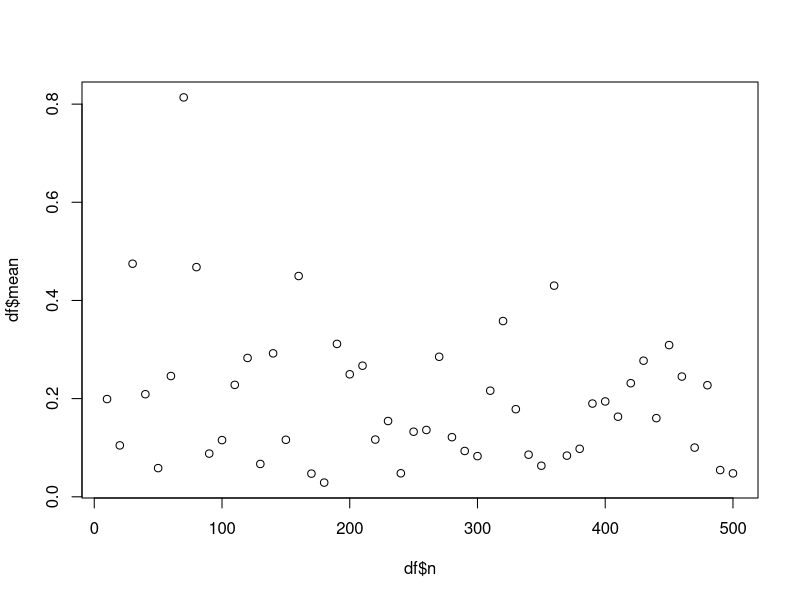
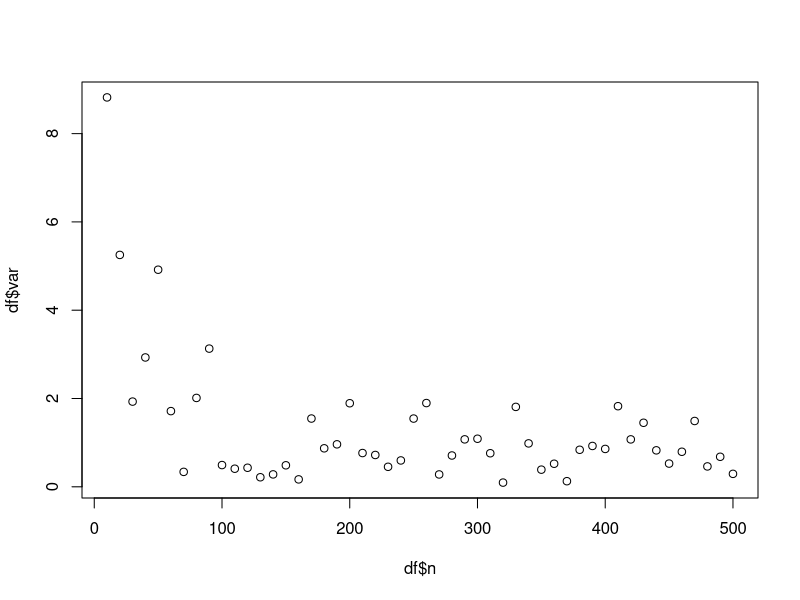
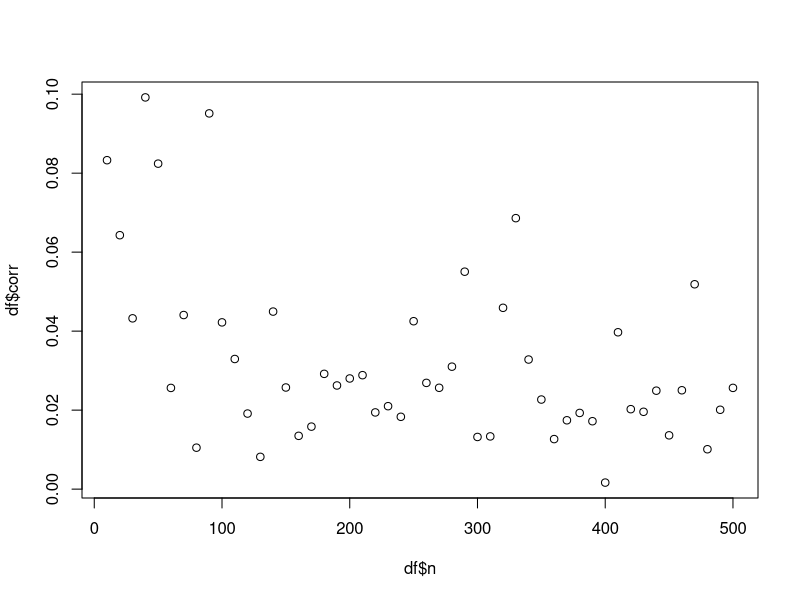
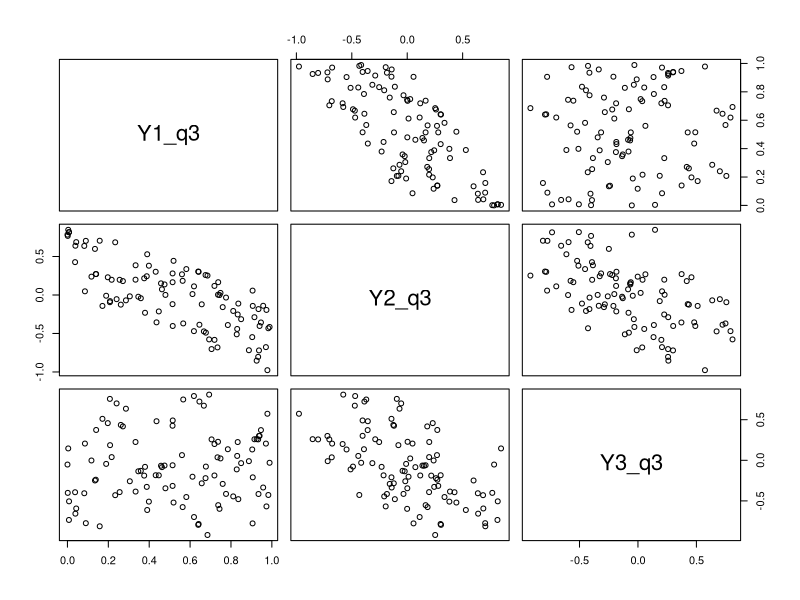
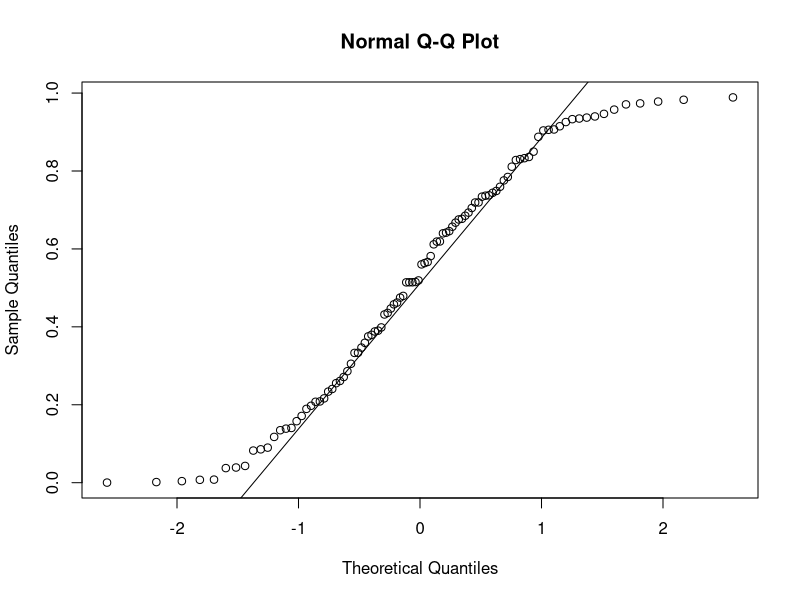
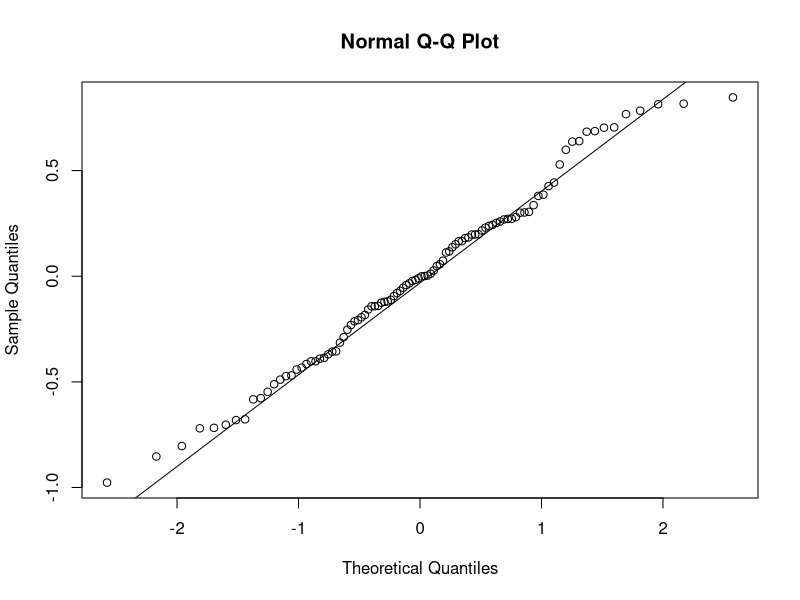
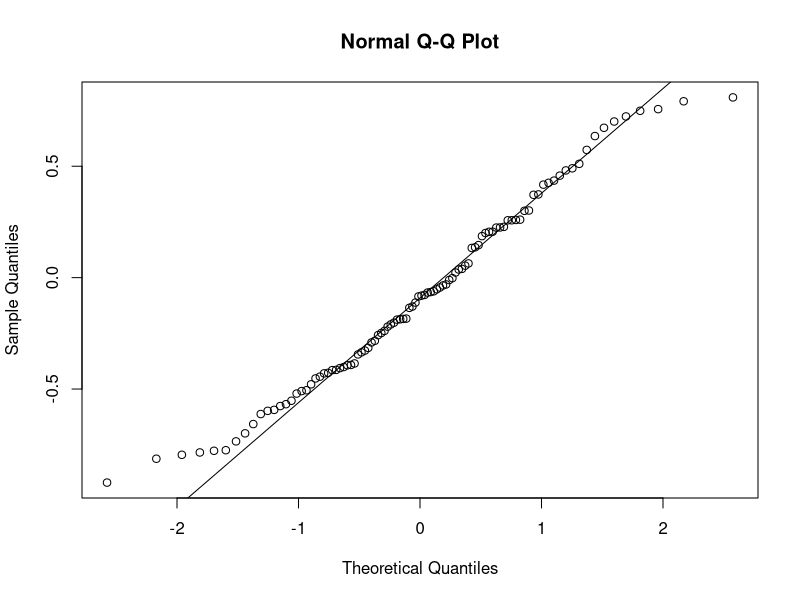
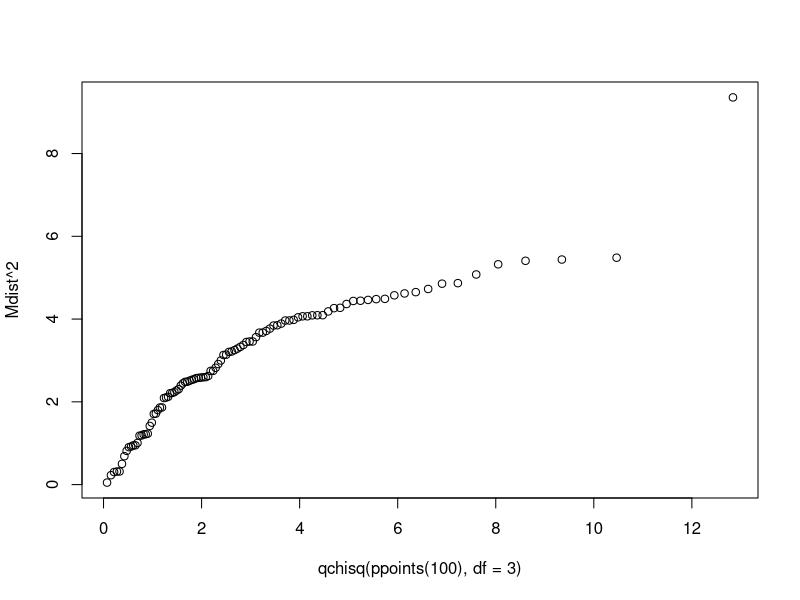

These charts were generated, in order, by the following R code:
## ---- chunk 1
knitr::opts_chunk$set(echo = TRUE)
library(tidyverse)
library(mvtnorm)
## ---- chunk 2
set.seed(42)
mu_q1 <- c(0, 1, 2)
sigma_q1 <- matrix(c(9, 5.4, 2.7,
                  5.4, 4, 1.8,
                  2.7, 1.8, 1), nrow = 3)
cor_q1 <- cov2cor(sigma_q1)
n_q1 <- 100
X_q1 <- rmvnorm(n_q1, mean = mu_q1, sigma = sigma_q1)
## ---- chunk 3
colMeans(X_q1) #sample mean Xbar
var(X_q1) #covariance matrix S
cor(X_q1) #correlation matrix R
## ---- chunk 4
set.seed(42)
cal <- function(n){
  mu <- c(0, 1, 2)
  sig <- matrix(c(9, 5.4, 2.7,
                  5.4, 4, 1.8,
                  2.7, 1.8, 1), nrow = 3)
  corr <- cov2cor(sig)
  rv.n <- rmvnorm(n, mean = mu, sigma = sig) #sampling n times
  
  xb <- colMeans(rv.n)
  s <- var(rv.n)
  r <- cor(rv.n) #calculate x_bar, S, R
  
  a <- norm(matrix(mu - xb), 'f')
  b <- norm(matrix(sig - s), 'f')
  c <- norm(matrix(corr - r), 'f') #calculate F-norm
  
  return (c(a, b, c))
}

df <- data.frame()
for (i in 1:50) {
  temp <- cal(i*10)
  temp[4] <- 10*i
  df <- rbind(df, temp)
}
colnames(df) <- c('mean', 'var', 'corr', 'n')
head(df)
## ---- chunk 5
plot(df$n, df$mean)
plot(df$n, df$var)
plot(df$n, df$corr)
## ---- chunk 6
set.seed(42)
X1_q3 <- runif(100, 0, 1)
X2_q3 <- runif(100, 0, 1)
X3_q3 <- runif(100, 0, 1)

Y1_q3 <- X1_q3
Y2_q3 <- X2_q3 - X1_q3
Y3_q3 <- X3_q3 - X2_q3

data_q3 <- tibble(Y1_q3, Y2_q3, Y3_q3)
## ---- chunk 7
cor(data_q3)
## ---- chunk 8
plot(data_q3)
## ---- chunk 9
qqnorm(Y1_q3); qqline(Y1_q3)
qqnorm(Y2_q3); qqline(Y2_q3)
qqnorm(Y3_q3); qqline(Y3_q3)
## ---- chunk 10
shapiro.test(Y1_q3)
shapiro.test(Y2_q3)
shapiro.test(Y3_q3)
## ---- chunk 11
Xc <- t(t(data_q3) - colMeans(data_q3))
S <- cov(data_q3)
Mdist <- sqrt( diag( Xc %*% solve(S) %*% t(Xc) ) ) 
qqplot( qchisq(ppoints(100), df = 3), Mdist^2)
## ---- chunk 12
colnames(X_q1) <- c('X', 'Y', 'Z')
W <- as_tibble(X_q1)
X_q1 <- as_tibble(X_q1)

mu <- colMeans(W)
Sigma <- as.matrix(var(W))
Sigma
## ---- chunk 13
i1 <- c(T, T, F) #predictor
i2 <- !i1 #response

mu1 <- mu[i1]
mu2 <- mu[i2]
Sigma11 <- Sigma[i1,i1]
Sigma12 <- Sigma[i1,i2]
Sigma21 <- Sigma[i2,i1]
Sigma22 <- Sigma[i2,i2]

mu1
mu2
Sigma12 %*% solve(Sigma22)
Sigma11 - Sigma12 %*% solve(Sigma22) %*% Sigma21
## ---- chunk 14
A <- Sigma21 %*% solve(Sigma11)
b <- mu2 - A %*% mu1
c(b,A)
## ---- chunk 15
m.corr_squared <- Sigma21 %*% solve(Sigma11) %*% Sigma12 / Sigma22
m.corr <- sqrt(m.corr_squared)
m.corr_squared
m.corr
## ---- chunk 16
mu_q5 <- c(0, 1, 2)
sigma_q5 <- matrix(c(9, 5.4, 2.7,
                  5.4, 4, 1.8,
                  2.7, 1.8, 1), nrow = 3)
n_q5 <- 1000
set.seed(42)
X_q5 <- rmvnorm(n_q5, mean = mu_q5, sigma = sigma_q5)
colnames(X_q5) <- c('X', 'Y', 'Z')
W <- X_q5
X_q5 <- as_tibble(X_q5)

mu <- colMeans(W)
Sigma <- as.matrix(var(W))
## ---- chunk 17
i1 <- c(T,T,F)
i2 <- !i1 

lm_q5 <- lm(Z ~ X + Y, data = X_q5)
summary(lm_q5)

summary(lm_q5)$r.squared
## ---- chunk 18
lm_q1 <- lm(Z ~ X + Y, data = X_q1)
summary(lm_q1)
summary(lm_q1)$r.squared
